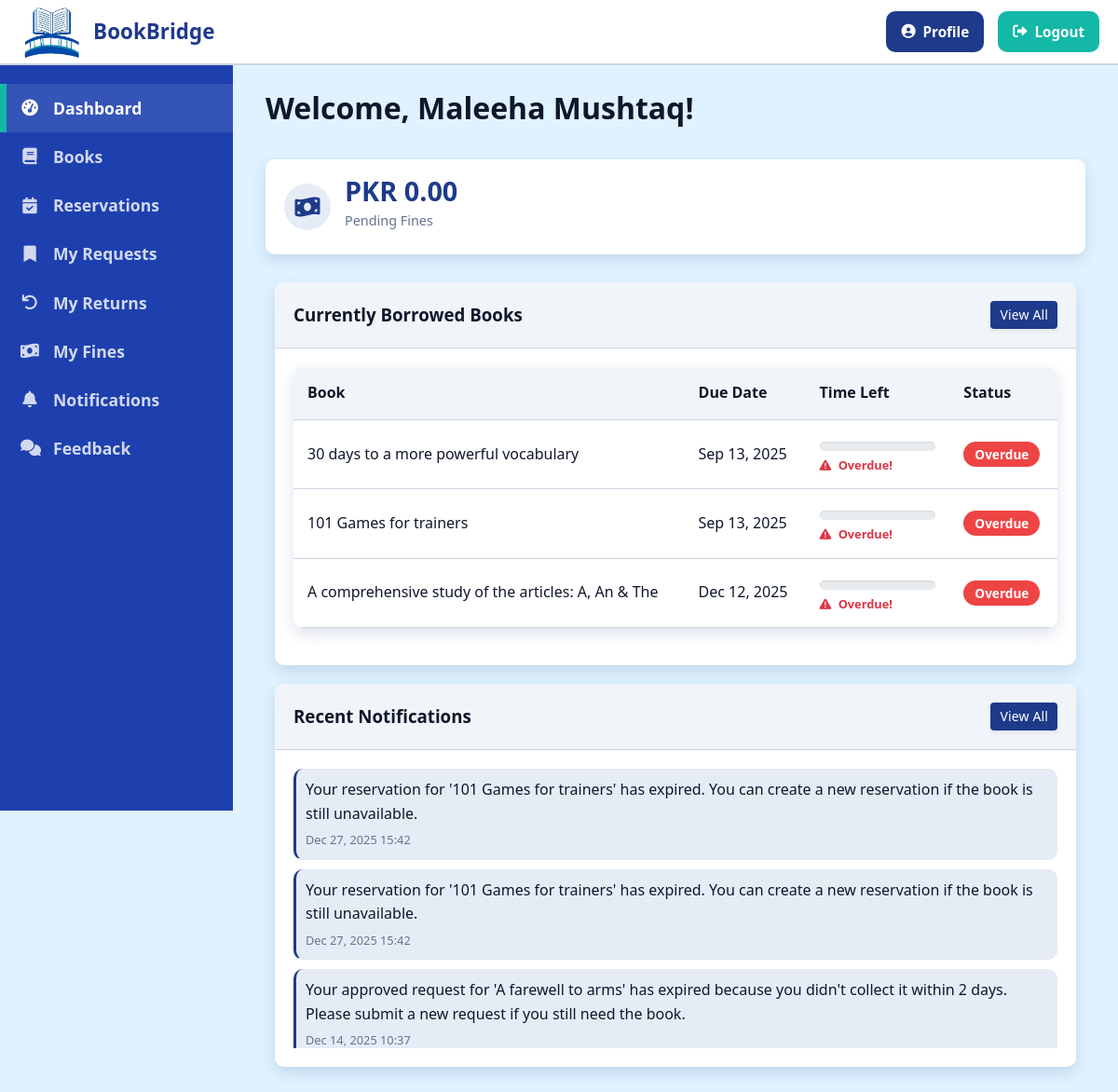
/student/dashboard.php (signed in), run on the app's committed database.
### tables this page shows
CREATE TABLE `issued_books` (
  `id` int(11) NOT NULL,
  `book_id` int(11) NOT NULL,
  `user_id` int(11) NOT NULL,
  `issue_date` timestamp NOT NULL DEFAULT current_timestamp(),
  `return_date` date NOT NULL,
  `actual_return_date` date DEFAULT NULL,
  `status` enum('issued','returned','overdue') NOT NULL DEFAULT 'issued',
  `fine_amount` decimal(10,2) DEFAULT 0.00
);

CREATE TABLE `books` (
  `id` int(11) NOT NULL,
  `book_name` varchar(100) DEFAULT NULL,
  `author` varchar(100) DEFAULT NULL,
  `book_no` varchar(20) DEFAULT NULL,
  `publisher` varchar(100) DEFAULT NULL,
  `category` varchar(50) DEFAULT NULL,
  `available_quantity` int(11) NOT NULL DEFAULT 0,
  `total_quantity` int(11) NOT NULL DEFAULT 0,
  `created_at` timestamp NOT NULL DEFAULT current_timestamp(),
  `updated_at` timestamp NOT NULL DEFAULT current_timestamp() ON UPDATE current_timestamp()
);

CREATE TABLE `notifications` (
  `id` int(11) NOT NULL,
  `user_id` int(11) NOT NULL,
  `message` text NOT NULL,
  `is_read` tinyint(1) NOT NULL DEFAULT 0,
  `created_at` timestamp NOT NULL DEFAULT current_timestamp()
);

### student/dashboard.php (the view, shortened to what this page needs)
<?php
include_once '../includes/header.php';
$userId = $_SESSION['user_id'];
include_once '../includes/config.php';
$currentlyIssued = [];
$sql = "
    SELECT ib.*, b.book_name, b.author
    FROM issued_books ib
    JOIN books b ON ib.book_id = b.id
    WHERE ib.user_id = ? AND (ib.status = 'issued' OR ib.status = 'overdue')
    ORDER BY ib.return_date ASC
";
$stmt = $conn->prepare($sql);
$stmt->bind_param("i", $userId);
$stmt->execute();
$result = $stmt->get_result();
if ($result) {
    while ($row = $result->fetch_assoc()) {
        $currentlyIssued[] = $row;
    }
}
$pendingFines = 0;
$sql = "
    SELECT SUM(f.amount) as total
    FROM fines f
    JOIN users u ON f.user_id = u.id
    WHERE f.user_id = ? AND f.status = 'pending' AND u.role != 'faculty'
";
$stmt = $conn->prepare($sql);
$stmt->bind_param("i", $userId);
$stmt->execute();
$result = $stmt->get_result();
if ($row = $result->fetch_assoc()) {
    $pendingFines = $row['total'] ?: 0;
}
$notifications = [];
$sql = "SELECT * FROM notifications WHERE user_id = ? ORDER BY created_at DESC LIMIT 5";
$stmt = $conn->prepare($sql);
$stmt->bind_param("i", $userId);
$stmt->execute();
$result = $stmt->get_result();
if ($result) {
    while ($row = $result->fetch_assoc()) {
        $notifications[] = $row;
    }
}
?>
<div class="container">
    <h1 class="page-book_name">Welcome, <?php echo htmlspecialchars($_SESSION['name']); ?>!</h1>
    <div class="stats-container">
        <div class="stat-card">
            <div class="stat-icon">
                <i class="fas fa-money-bill-wave"></i>
            </div>
            <div class="stat-info">
                <div class="stat-number">PKR <?php echo number_format($pendingFines, 2); ?></div>
                <div class="stat-label">Pending Fines</div>
            </div>
        </div>
    </div>
    <div class="dashboard-col">
        <div class="card">
            <div class="card-header">
                <h3>Currently Borrowed Books</h3>
                <?php if (count($currentlyIssued) > 0): ?>
                    <a href="returns.php" class="btn btn-sm btn-primary">View All</a>
                <?php endif; ?>
            </div>
            <div class="card-body">
                <?php if (count($currentlyIssued) > 0): ?>
                    <div class="table-container">
                        <table class="table">
                            <thead>
                                <tr>
                                    <th>Book</th>
                                    <th>Due Date</th>
                                    <th>Time Left</th>
                                    <th>Status</th>
                                </tr>
                            </thead>
                            <tbody>
                                <?php foreach (array_slice($currentlyIssued, 0, 3) as $book):
                                    $issueDate = new DateTime($book['issue_date']);
                                    $returnDate = new DateTime($book['return_date']);
                                    $today = new DateTime();
                                    $totalDuration = $issueDate->diff($returnDate)->days;
                                    $diff = $today->diff($returnDate);
                                    $daysRemaining = (int) $diff->format("%r%a");
                                    $isOverdue = ($today > $returnDate && $daysRemaining <= 0);
                                    $showWarning = false;
                                    ?>
                                    <tr>
                                        <td>
                                            <?php echo htmlspecialchars($book['book_name']); ?>
                                        </td>
                                        <td>
                                            <?php echo date('M d, Y', strtotime($book['return_date'])); ?>
                                        </td>
                                        <td style="min-width: 150px;">
                                            <div class="custom-progress-container"
                                                title="Total Days: <?php echo $totalDuration; ?>">
                                            </div>
                                            <small
                                                class="days-label <?php echo ($showWarning || $isOverdue) ? 'text-danger font-weight-bold' : ''; ?>">
                                                <?php if ($isOverdue): ?>
                                                    <i class="fas fa-exclamation-triangle"></i> Overdue!
                                                <?php else: ?>
                                                    <?php if ($showWarning)
                                                        echo '<i class="fas fa-hourglass-end"></i> '; ?>
                                                    <?php echo $daysRemaining; ?> days remaining
                                                <?php endif; ?>
                                            </small>
                                        </td>
                                        <td>
                                            <?php if ($isOverdue): ?>
                                                <span class="badge badge-danger">Overdue</span>
                                            <?php else: ?>
                                                <span class="badge badge-primary">Issued</span>
                                            <?php endif; ?>
                                        </td>
                                    </tr>
                                <?php endforeach; ?>
                            </tbody>
                        </table>
                    </div>
                <?php endif; ?>
            </div>
        </div>
    </div>
    <div class="dashboard-col">
        <div class="card">
            <div class="card-header">
                <h3>Recent Notifications</h3>
                <?php if (count($notifications) > 0): ?>
                    <a href="notifications.php" class="btn btn-sm btn-primary">View All</a>
                <?php endif; ?>
            </div>
            <div class="card-body">
                <?php if (count($notifications) > 0): ?>
                    <div class="notification-list">
                        <?php foreach ($notifications as $notification): ?>
                            <div class="notification-item <?php echo !$notification['is_read'] ? 'unread' : ''; ?>">
                                <div class="notification-message">
                                    <?php echo htmlspecialchars($notification['message']); ?>
                                </div>
                                <div class="notification-time">
                                    <?php echo date('M d, Y H:i', strtotime($notification['created_at'])); ?>
                                </div>
                            </div>
                        <?php endforeach; ?>
                    </div>
                <?php else: ?>
                    <p class="text-center">No new notifications.</p>
                <?php endif; ?>
            </div>
        </div>
    </div>
</div>
<?php include_once '../includes/footer.php'; ?>

### css/style.css (style rules this page uses)
:root { --primary-color: #1E3A8A; --primary-light: #3B82F6; --primary-dark: #1E40AF; --secondary-color: #E0F2FE; --accent-color: #14B8A6; --success-color: #22C55E; --warning-color: #F59E0B; --danger-color: #EF4444; --text-color: #0F172A; --text-light: #64748B; --white: #FFFFFF; --gray-100: #F1F5F9; --gray-200: #E2E8F0; --gray-300: #CBD5E1; --gray-400: #94A3B8; --gray-500: #64748B; --border-radius: 10px; --box-shadow: 0 6px 16px rgba(30, 58, 138, 0.15); --transition: all 0.3s ease-in-out; }
* { margin: 0; padding: 0; box-sizing: border-box; }
body { font-family: 'Segoe UI', Tahoma, Geneva, Verdana, sans-serif; line-height: 1.6; color: var(--text-color); background-color: var(--secondary-color); }
a { text-decoration: none; color: var(--primary-color); transition: var(--transition); }
.container { width: 100%; max-width: 1200px; margin: 0 auto; padding: 0 15px; }
.btn { display: inline-flex; align-items: center; justify-content: center; padding: 10px 20px; border: none; border-radius: var(--border-radius); cursor: pointer; font-weight: 500; transition: var(--transition); text-align: center; gap: 8px; font-size: 0.95em; line-height: 1.4; letter-spacing: 0.01em; white-space: nowrap; }
.btn-primary { background-color: var(--primary-color); color: var(--white); box-shadow: 0 2px 4px rgba(13, 71, 161, 0.1); }
.btn-sm { padding: 6px 12px; font-size: 0.875em; }
.card { background-color: var(--white); border-radius: var(--border-radius); box-shadow: var(--box-shadow); margin-bottom: 20px; overflow: hidden; transition: var(--transition); }
.card-header { padding: 20px; border-bottom: 1px solid var(--gray-300); background-color: var(--gray-100); font-weight: 600; display: flex; justify-content: space-between; align-items: center; flex-wrap: wrap; gap: 10px; }
.card-body { padding: 20px; }
.table-container { overflow-x: auto; margin-bottom: 20px; background: var(--white); border-radius: var(--border-radius); box-shadow: var(--box-shadow); -webkit-overflow-scrolling: touch; }
.table { width: 100%; border-collapse: collapse; margin-bottom: 0; min-width: 600px; }
.table th, .table td { padding: 15px; text-align: left; border-bottom: 1px solid var(--gray-300); vertical-align: middle; }
.table th { background-color: var(--gray-100); font-weight: 600; color: var(--text-color); position: sticky; top: 0; z-index: 10; }
.badge { display: inline-flex; align-items: center; padding: 4px 12px; border-radius: 50px; font-size: 0.85em; font-weight: 600; line-height: 1.4; white-space: nowrap; }
.badge-danger { background-color: var(--danger-color); color: var(--white); }
.stats-container { display: grid; grid-template-columns: repeat(auto-fit, minmax(250px, 1fr)); gap: 20px; margin-bottom: 30px; }
.dashboard-col { flex: 1; min-width: 300px; padding: 0 10px; margin-bottom: 20px; }
.stat-label { display: block; font-size: 0.9em; color: var(--text-light); margin-bottom: 5px; }
.btn { padding: 5px 10px; border-radius: 4px; cursor: pointer; }

### student/dashboard.php (style rules this page uses)
.notification-list { display: flex; flex-direction: column; gap: 10px; }
.notification-item { padding: 10px; border-radius: var(--border-radius); background: var(--gray-100); transition: var(--transition); }
.notification-item.unread { background: rgba(13, 71, 161, 0.1); border-left: 3px solid var(--primary-color); }
.notification-message { margin-bottom: 5px; }
.notification-time { font-size: 0.8em; color: var(--text-light); }
.stats-container { margin-top: 30px; display: grid; grid-template-columns: repeat(auto-fit, minmax(200px, 1fr)); gap: 20px; margin-bottom: 30px; }
.stat-card { background: var(--white); padding: 20px; border-radius: var(--border-radius); box-shadow: var(--box-shadow); display: flex; align-items: center; transition: var(--transition); }
.stat-icon { width: 50px; height: 50px; border-radius: 50%; background: rgba(13, 71, 161, 0.1); display: flex; align-items: center; justify-content: center; margin-right: 15px; font-size: 1.5em; color: var(--primary-color); }
.stat-info { flex: 1; }
.stat-number { font-size: 1.8em; font-weight: 700; color: var(--primary-color); line-height: 1; margin-bottom: 5px; }
.stat-label { color: var(--text-light); font-size: 0.9em; }

### data on the page
issued_books: book.book_name "30 days to a more powerful vocabulary", return_date "Sep 13, 2025", shows "Overdue!"
issued_books: book.book_name "101 Games for trainers", return_date "Sep 13, 2025", shows "Overdue!"
issued_books: book.book_name "A comprehensive study of the articles: A, An & The", return_date "Dec 12, 2025", shows "Overdue!"
notifications: message "Your reservation for '101 Games for trainers' has expired. You can create a new reservation if the book is still unavailable.", created_at "Dec 27, 2025 15:42"
notifications: message "Your reservation for '101 Games for trainers' has expired. You can create a new reservation if the book is still unavailable.", created_at "Dec 27, 2025 15:42"
notifications: message "Your approved request for 'A farewell to arms' has expired because you didn't collect it within 2 days. Please submit a new request if you still need the book.", created_at "Dec 14, 2025 10:37"

### other printed values
$_SESSION['name'] "Maleeha Mushtaq"
$pendingFines "0.00"
